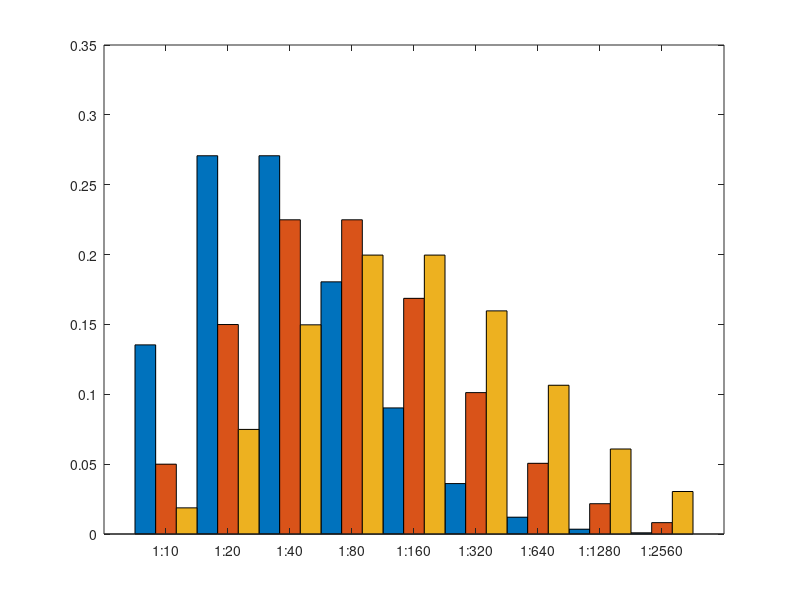

Reproduce this figure in MATLAB. (Note: this script raises an error after producing the figure.)
function [ ] = plot_boosting_chart()
%Plot antibody boosting probability
ab_rate = [2 3 4];
max_titre = 9;
for i=1:length(ab_rate)
    pa.AbB = ab_rate(i);
    Boosting(i,:) = [poisspdf([0:max_titre-1],pa.AbB)/sum(poisspdf([0:max_titre-1],pa.AbB))];
end
bar(Boosting',1);
set(gca,'XTickLabel',{'1:10','1:20','1:40','1:80','1:160','1:320','1:640','1:1280','1:2560'});


x = 1:max_titre;
y = 1:max_titre; 
X = linspace(min(x),max(x)+1,length(x)+1); % return the index of x on 2D grid
Y = linspace(min(y),max(y)+1,length(y)+1); % return the index of y on 2D grid
%y = [0.1 0.5 3 3.2 3.5 6 7 8 9];
[X,Y] = meshgrid([x max(x)+1],[y max(y)+1]);
boosting = zeros(max(x),max(y));

for j=1:max_titre
boosting(j:max(y),j) = flipud(Boosting(j).abl);
end
%add a row
boosting(max(y)+1,:) = boosting(max(y),:);
boosting(:,max(x)+1) = boosting(:,max(x));

h = surf(X,Y,boosting);
view(0,90);
set(gca,'xlim',[1 11]);
set(gca,'XTickLabel',[0:10]);
set(gca,'ylim',[1 11]);
set(gca,'YTickLabel',[0:10]);
end